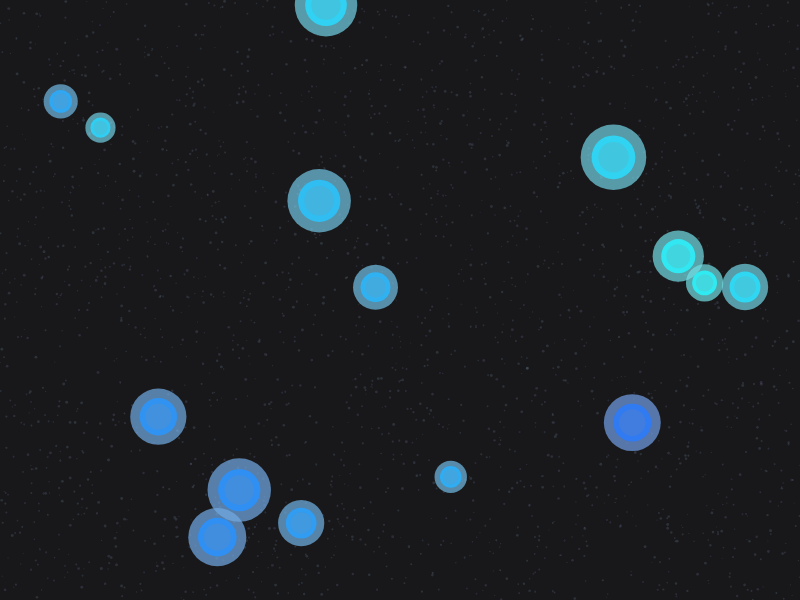
Frame 1 (no input)
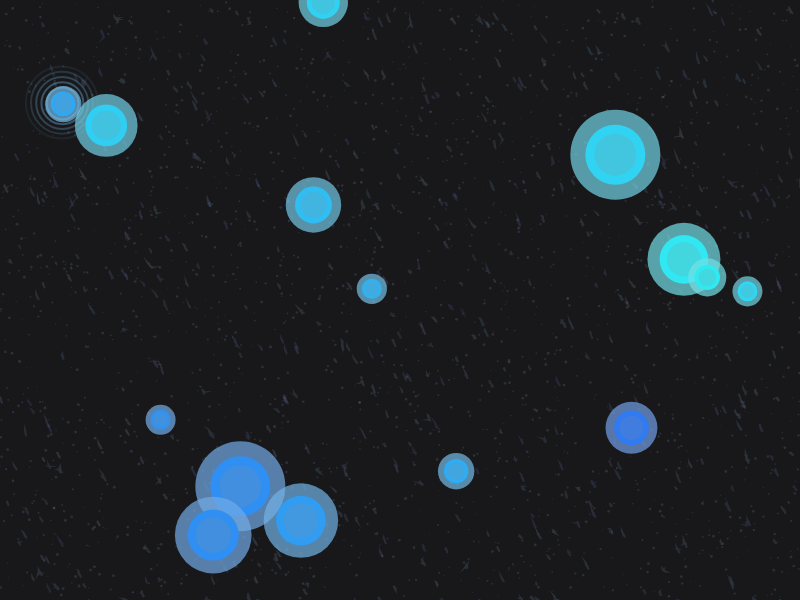
Frame 60 (no input)
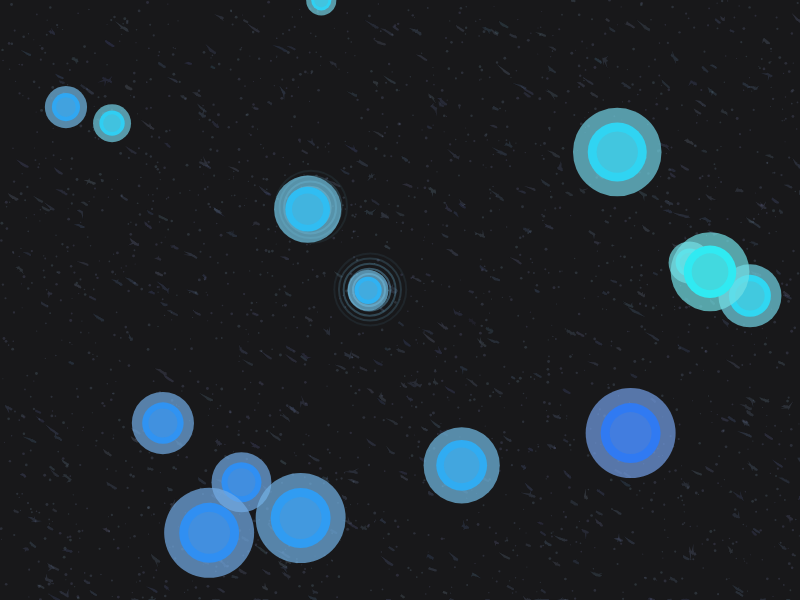
Frame 120 (the mouse pressed at the canvas centre since frame 60)

The p5.js sketch that drew these frames (run headless with seeded random() and noise() and a simulated clock; from frame 60 on, the mouse is pressed at the canvas centre):

// p5.js sketch
// ── sketch.js
let filaments = [];
let clusters = [];
let fluid;

function setup() {
  createCanvas(800, 600);
  colorMode(HSB, 360, 100, 100, 1);
  noStroke();
  
  // Create the viscous fluid background
  fluid = new Fluid();
  
  // Create filaments
  for (let i = 0; i < 500; i++) {
    filaments.push(new Filament());
  }
  
  // Create glowing clusters
  for (let i = 0; i < 15; i++) {
    clusters.push(new Cluster(random(width), random(height)));
  }
}

function draw() {
  background(240, 5, 10); // Deep cool mauve background
  
  // Update and display fluid
  fluid.update();
  fluid.display();
  
  // Update and display filaments
  for (let f of filaments) {
    f.update();
    f.display();
  }
  
  // Update and display clusters
  for (let c of clusters) {
    c.update();
    c.display();
  }
}

class Fluid {
  constructor() {
    this.particles = [];
    for (let i = 0; i < 2000; i++) {
      this.particles.push({
        x: random(width),
        y: random(height),
        vx: random(-0.5, 0.5),
        vy: random(-0.5, 0.5),
        size: random(1, 3),
        hue: random(200, 240) // Cool mauve to gray
      });
    }
  }
  
  update() {
    for (let p of this.particles) {
      p.x += p.vx;
      p.y += p.vy;
      
      // Bounce off edges
      if (p.x < 0 || p.x > width) p.vx *= -1;
      if (p.y < 0 || p.y > height) p.vy *= -1;
      
      // Slowly drift
      p.vx += random(-0.01, 0.01);
      p.vy += random(-0.01, 0.01);
      
      // Clamp velocity
      p.vx = constrain(p.vx, -1, 1);
      p.vy = constrain(p.vy, -1, 1);
    }
  }
  
  display() {
    for (let p of this.particles) {
      fill(p.hue, 30, 70, 0.2);
      ellipse(p.x, p.y, p.size);
    }
  }
}

class Filament {
  constructor() {
    this.points = [];
    this.length = random(15, 40);
    this.x = random(width);
    this.y = random(height);
    this.hue = random(200, 240); // Cool mauve to gray
    this.saturation = random(20, 50);
    this.brightness = random(60, 80);
    this.speed = random(0.1, 0.3);
    
    for (let i = 0; i < this.length; i++) {
      this.points.push({
        x: this.x,
        y: this.y,
        age: i
      });
    }
  }
  
  update() {
    let head = this.points[0];
    head.x += random(-this.speed, this.speed);
    head.y += random(-this.speed, this.speed);
    
    // Add some noise to movement
    head.x += sin(frameCount * 0.01) * 0.2;
    head.y += cos(frameCount * 0.01) * 0.2;
    
    // Bounce off edges
    if (head.x < 0 || head.x > width || head.y < 0 || head.y > height) {
      head.x = constrain(head.x, 0, width);
      head.y = constrain(head.y, 0, height);
    }
    
    // Shift all points down the chain
    for (let i = this.points.length - 1; i > 0; i--) {
      this.points[i].x = this.points[i-1].x;
      this.points[i].y = this.points[i-1].y;
    }
    
    // Age each point
    for (let p of this.points) {
      p.age++;
    }
    
    // Remove old points and add new ones occasionally
    if (frameCount % 30 === 0 && this.points.length < 60) {
      this.points.push({
        x: head.x,
        y: head.y,
        age: 0
      });
    } else if (this.points.length > 40 && random() < 0.1) {
      this.points.shift();
    }
  }
  
  display() {
    beginShape();
    for (let p of this.points) {
      let alpha = map(p.age, 0, 20, 0, 0.5);
      fill(this.hue, this.saturation, this.brightness, alpha);
      vertex(p.x, p.y);
    }
    endShape();
    
    // Draw glow effect
    noFill();
    stroke(this.hue, this.saturation, this.brightness, 0.1);
    strokeWeight(2);
    beginShape();
    for (let p of this.points) {
      vertex(p.x, p.y);
    }
    endShape();
  }
}

class Cluster {
  constructor(x, y) {
    this.x = x;
    this.y = y;
    this.hue = random(180, 220); // Iridescent silver
    this.size = random(20, 50);
    this.pulseSpeed = random(0.02, 0.05);
    this.pulseOffset = random(TWO_PI);
    this.driftX = random(-0.1, 0.1);
    this.driftY = random(-0.1, 0.1);
    this.ripples = [];
  }
  
  update() {
    // Pulsing
    this.size += sin(frameCount * this.pulseSpeed + this.pulseOffset) * 0.5;
    this.size = constrain(this.size, 20, 60);
    
    // Drifting
    this.x += this.driftX;
    this.y += this.driftY;
    
    if (this.x < 0 || this.x > width || this.y < 0 || this.y > height) {
      this.x = constrain(this.x, 0, width);
      this.y = constrain(this.y, 0, height);
      this.driftX *= -1;
      this.driftY *= -1;
    }
    
    // React to mouse
    let d = dist(mouseX, mouseY, this.x, this.y);
    if (d < 150) {
      let force = map(d, 0, 150, 2, 0);
      this.pulseSpeed += force * 0.01;
      this.pulseSpeed = constrain(this.pulseSpeed, 0.01, 0.1);
      
      // Create ripple
      if (frameCount % 5 === 0) {
        this.ripples.push({
          x: this.x,
          y: this.y,
          size: 0,
          alpha: 0.8
        });
      }
    } else {
      this.pulseSpeed = constrain(this.pulseSpeed, 0.02, 0.05);
    }
    
    // Update ripples
    for (let i = this.ripples.length - 1; i >= 0; i--) {
      let r = this.ripples[i];
      r.size += 2;
      r.alpha -= 0.02;
      if (r.alpha <= 0) {
        this.ripples.splice(i, 1);
      }
    }
  }
  
  display() {
    // Draw ripples
    for (let r of this.ripples) {
      noFill();
      stroke(this.hue, 50, 90, r.alpha);
      strokeWeight(2);
      ellipse(r.x, r.y, r.size);
    }
    
    // Draw cluster glow
    fill(this.hue, 50, 90, 0.7);
    noStroke();
    ellipse(this.x, this.y, this.size * 1.5);
    
    // Draw core
    fill(this.hue, 80, 95, 1);
    ellipse(this.x, this.y, this.size);
    
    // Draw inner glow
    fill(this.hue, 40, 70, 0.3);
    ellipse(this.x, this.y, this.size * 0.7);
  }
}
